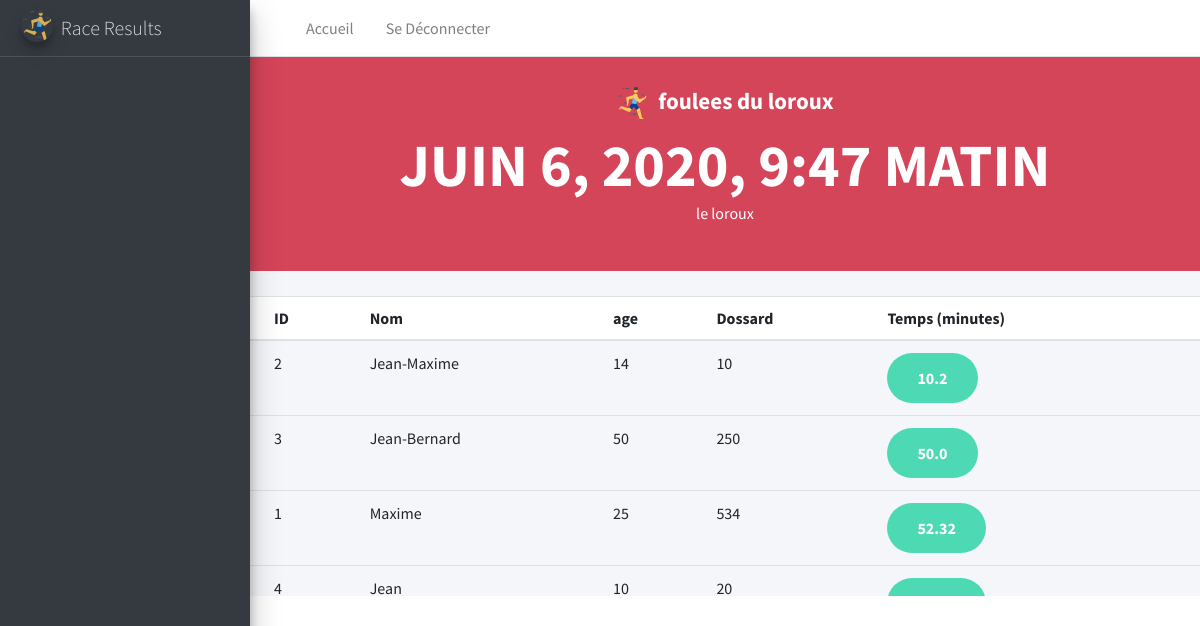
Page /results/race/1 (signed in) on the committed database.
### resultats/models.py (models this page shows, shortened)
class Race(models.Model):
    name = models.CharField(max_length=100, verbose_name="Nom de la course")
    date = models.DateTimeField(default=timezone.now, verbose_name="Date de la course")
    city = models.CharField(max_length=100, verbose_name="ville de la course")
    address = models.CharField(max_length=100, verbose_name="Lieu du départ de la course")
    type = models.ForeignKey('RaceType', on_delete=models.CASCADE, default=0)
    runners = models.ManyToManyField("Runner", through='RunnerRace')
    class Meta:
        verbose_name = "Course"
        ordering = ['date']

class RunnerRace(models.Model):
    runner = models.ForeignKey(Runner, on_delete=models.PROTECT, verbose_name="Coureur")
    race = models.ForeignKey(Race, on_delete=models.PROTECT, verbose_name="Course")
    registerDate = models.DateTimeField(default=timezone.now, verbose_name="Date d'Inscription à la course")
    indications = models.TextField(max_length=100, verbose_name="Indications spécifiques avant course", default="", null=True)
    time = models.FloatField(verbose_name="temps de course pour ce coureur", default=0)
    bibNumber = models.IntegerField(verbose_name="Numéro de dossard du coureur", default=0)
    class Meta:
        unique_together = ['runner', 'race']

class Runner(models.Model):
    user = models.OneToOneField(User, on_delete=models.CASCADE, default=0)
    age = models.IntegerField(verbose_name="Age du coureur")
    registerDate = models.DateTimeField(default=timezone.now, verbose_name="Date d'Inscription")
    class Meta:
        verbose_name = "Coureur"

### resultats/views.py (the view)
# urls.py: path('race/<int:id_race>', views.race_results, name="race_results"),
@login_required()
def race_results(request, id_race):
    today = date.today()
    race = Race.objects.get(id=id_race)
    runners = RunnerRace.objects.filter(race=race).order_by('time')
    return render(request, 'resultats/race_results.html', locals())

### resultats/templates/resultats/race_results.html
{% extends "base.html" %}
{% block body %}
<div style="">
    <div class="hero-title">
        <h2><img src="../../../static/icons/runner.png" style="margin-right: 10px">{{ race.name}}</h2>
        <h1>{{ race.date}}</h1>
        <p>{{ race.city}}</p>
    </div>
</div>
     <div style="display: flex; justify-content: center; margin-top: 25px;">
    <div class="card-body table-responsive p-0" style="height: 300px;">
                <table class="table table-head-fixed text-nowrap">
                  <thead>
                    <tr>
                      <th>ID</th>
                      <th>Nom</th>
                      <th>age</th>
                      <th>Dossard</th>
                      <th>Temps (minutes)</th>
                    </tr>
                  </thead>
                     <tbody>
                    {% for r in runners.all %}
                        <tr>
                      <td>{{ r.id }}</td>
                      <td>{{ r.runner.user }}</td>
                      <td>{{ r.runner.age }}</td>
                      <td>{{ r.bibNumber     }}</td><td><span class="button btn-primary">{{ r.time }}</span></td>
                    </tr>
                   {% endfor %}
   </tbody>
                </table>
              </div>
    </div>
{% endblock %}

### rows in the picture
Race: name "foulees du loroux", date "JUIN 6, 2020, 9:47 MATIN", city "le loroux"
RunnerRace: id "2", runner.user "Jean-Maxime", runner.age "14", bibNumber "10", time "10.2"
RunnerRace: id "3", runner.user "Jean-Bernard", runner.age "50", bibNumber "250", time "50.0"
RunnerRace: id "1", runner.user "Maxime", runner.age "25", bibNumber "534", time "52.32"
RunnerRace: id "4", runner.user "Jean", runner.age "10", bibNumber "20"
